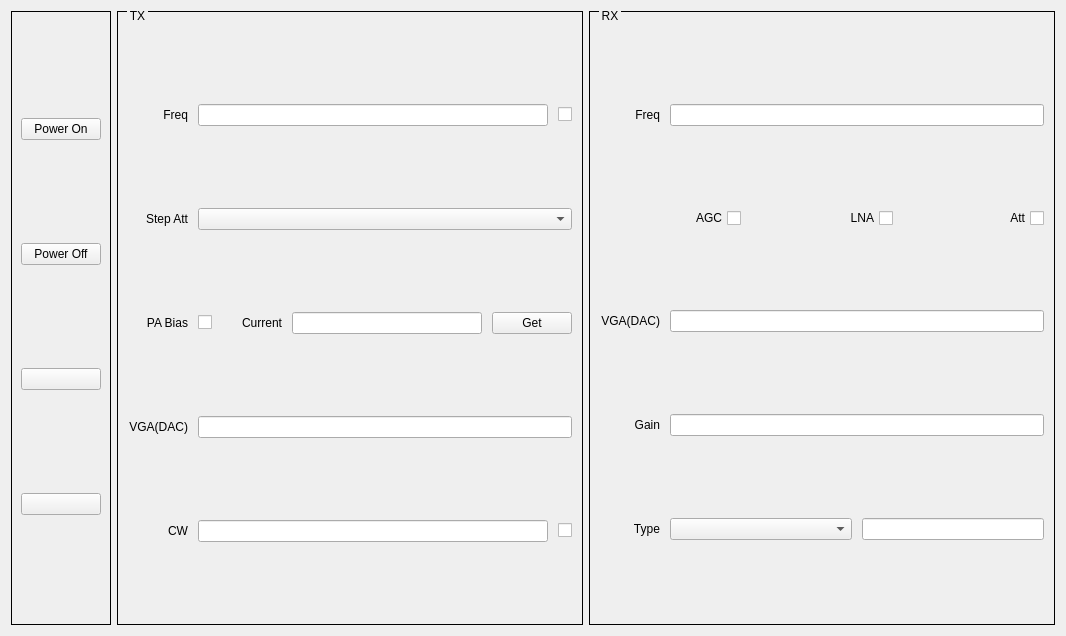
<?xml version="1.0" encoding="UTF-8"?>
<ui version="4.0">
 <class>Q_Ericsson_4415_Widget</class>
 <widget class="QWidget" name="Q_Ericsson_4415_Widget">
  <property name="geometry">
   <rect>
    <x>0</x>
    <y>0</y>
    <width>1066</width>
    <height>636</height>
   </rect>
  </property>
  <property name="windowTitle">
   <string>Form</string>
  </property>
  <layout class="QHBoxLayout" name="horizontalLayout_10">
   <item>
    <widget class="QGroupBox" name="groupBoxCommon">
     <property name="styleSheet">
      <string notr="true">QGroupBox{ border:1px solid black; margin-top:0.5ex; }
QGroupBox::title { subcontrol-origin:margin; subcontrol-position:top left; top:-2px; left:10px; margin-left: 0px; padding:0 1px; }</string>
     </property>
     <property name="title">
      <string/>
     </property>
     <layout class="QVBoxLayout" name="verticalLayout_5">
      <item>
       <widget class="QPushButton" name="pushButtonPowerOn">
        <property name="text">
         <string>Power On</string>
        </property>
       </widget>
      </item>
      <item>
       <widget class="QPushButton" name="pushButtonPowerOff">
        <property name="text">
         <string>Power Off</string>
        </property>
       </widget>
      </item>
      <item>
       <widget class="QPushButton" name="pushButton_4">
        <property name="text">
         <string/>
        </property>
       </widget>
      </item>
      <item>
       <widget class="QPushButton" name="pushButton">
        <property name="text">
         <string/>
        </property>
       </widget>
      </item>
     </layout>
    </widget>
   </item>
   <item>
    <widget class="QGroupBox" name="groupBoxTX">
     <property name="styleSheet">
      <string notr="true">QGroupBox{ border:1px solid black; margin-top:0.5ex; }
QGroupBox::title { subcontrol-origin:margin; subcontrol-position:top left; top:-2px; left:10px; margin-left: 0px; padding:0 1px; }</string>
     </property>
     <property name="title">
      <string>TX</string>
     </property>
     <layout class="QVBoxLayout" name="verticalLayout_4">
      <property name="spacing">
       <number>0</number>
      </property>
      <property name="leftMargin">
       <number>10</number>
      </property>
      <property name="topMargin">
       <number>10</number>
      </property>
      <property name="rightMargin">
       <number>10</number>
      </property>
      <property name="bottomMargin">
       <number>0</number>
      </property>
      <item>
       <layout class="QHBoxLayout" name="horizontalLayout">
        <property name="spacing">
         <number>10</number>
        </property>
        <item>
         <widget class="QLabel" name="labelTX_Freq">
          <property name="sizePolicy">
           <sizepolicy hsizetype="Fixed" vsizetype="Preferred">
            <horstretch>0</horstretch>
            <verstretch>0</verstretch>
           </sizepolicy>
          </property>
          <property name="minimumSize">
           <size>
            <width>60</width>
            <height>0</height>
           </size>
          </property>
          <property name="text">
           <string>Freq</string>
          </property>
          <property name="alignment">
           <set>Qt::AlignRight|Qt::AlignTrailing|Qt::AlignVCenter</set>
          </property>
         </widget>
        </item>
        <item>
         <widget class="QLineEdit" name="lineEditTX_Freq"/>
        </item>
        <item>
         <widget class="QCheckBox" name="checkBoxTX">
          <property name="text">
           <string/>
          </property>
         </widget>
        </item>
       </layout>
      </item>
      <item>
       <layout class="QHBoxLayout" name="horizontalLayout_2">
        <property name="spacing">
         <number>10</number>
        </property>
        <item>
         <widget class="QLabel" name="labelTX_StepAtt">
          <property name="sizePolicy">
           <sizepolicy hsizetype="Fixed" vsizetype="Preferred">
            <horstretch>0</horstretch>
            <verstretch>0</verstretch>
           </sizepolicy>
          </property>
          <property name="minimumSize">
           <size>
            <width>60</width>
            <height>0</height>
           </size>
          </property>
          <property name="text">
           <string>Step Att</string>
          </property>
          <property name="alignment">
           <set>Qt::AlignRight|Qt::AlignTrailing|Qt::AlignVCenter</set>
          </property>
         </widget>
        </item>
        <item>
         <widget class="QComboBox" name="comboBoxTX_StepAtt"/>
        </item>
       </layout>
      </item>
      <item>
       <layout class="QHBoxLayout" name="horizontalLayout_4">
        <property name="spacing">
         <number>10</number>
        </property>
        <item>
         <widget class="QLabel" name="labelTX_PA_Bias">
          <property name="sizePolicy">
           <sizepolicy hsizetype="Fixed" vsizetype="Preferred">
            <horstretch>0</horstretch>
            <verstretch>0</verstretch>
           </sizepolicy>
          </property>
          <property name="minimumSize">
           <size>
            <width>60</width>
            <height>0</height>
           </size>
          </property>
          <property name="text">
           <string>PA Bias</string>
          </property>
          <property name="alignment">
           <set>Qt::AlignRight|Qt::AlignTrailing|Qt::AlignVCenter</set>
          </property>
         </widget>
        </item>
        <item>
         <widget class="QCheckBox" name="checkBoxTX_PA_Bias">
          <property name="layoutDirection">
           <enum>Qt::RightToLeft</enum>
          </property>
          <property name="text">
           <string/>
          </property>
         </widget>
        </item>
        <item>
         <widget class="QLabel" name="labelTX_PA_Current">
          <property name="minimumSize">
           <size>
            <width>60</width>
            <height>0</height>
           </size>
          </property>
          <property name="text">
           <string>Current</string>
          </property>
          <property name="alignment">
           <set>Qt::AlignRight|Qt::AlignTrailing|Qt::AlignVCenter</set>
          </property>
         </widget>
        </item>
        <item>
         <widget class="QLineEdit" name="lineEditTX_PA_Current"/>
        </item>
        <item>
         <widget class="QPushButton" name="pushButtonGetTX_PA_Current">
          <property name="text">
           <string>Get</string>
          </property>
         </widget>
        </item>
       </layout>
      </item>
      <item>
       <layout class="QHBoxLayout" name="horizontalLayout_3">
        <property name="spacing">
         <number>10</number>
        </property>
        <item>
         <widget class="QLabel" name="labelTX_VGA">
          <property name="sizePolicy">
           <sizepolicy hsizetype="Fixed" vsizetype="Preferred">
            <horstretch>0</horstretch>
            <verstretch>0</verstretch>
           </sizepolicy>
          </property>
          <property name="minimumSize">
           <size>
            <width>60</width>
            <height>0</height>
           </size>
          </property>
          <property name="text">
           <string>VGA(DAC)</string>
          </property>
          <property name="alignment">
           <set>Qt::AlignRight|Qt::AlignTrailing|Qt::AlignVCenter</set>
          </property>
         </widget>
        </item>
        <item>
         <widget class="QLineEdit" name="lineEditTX_VGA"/>
        </item>
       </layout>
      </item>
      <item>
       <layout class="QHBoxLayout" name="horizontalLayout_5">
        <property name="spacing">
         <number>10</number>
        </property>
        <item>
         <widget class="QLabel" name="labelDL_CW">
          <property name="sizePolicy">
           <sizepolicy hsizetype="Fixed" vsizetype="Preferred">
            <horstretch>0</horstretch>
            <verstretch>0</verstretch>
           </sizepolicy>
          </property>
          <property name="minimumSize">
           <size>
            <width>60</width>
            <height>0</height>
           </size>
          </property>
          <property name="text">
           <string>CW</string>
          </property>
          <property name="alignment">
           <set>Qt::AlignRight|Qt::AlignTrailing|Qt::AlignVCenter</set>
          </property>
         </widget>
        </item>
        <item>
         <widget class="QLineEdit" name="lineEditDL_CW"/>
        </item>
        <item>
         <widget class="QCheckBox" name="checkBoxDL_CW">
          <property name="layoutDirection">
           <enum>Qt::RightToLeft</enum>
          </property>
          <property name="text">
           <string/>
          </property>
         </widget>
        </item>
       </layout>
      </item>
     </layout>
    </widget>
   </item>
   <item>
    <widget class="QGroupBox" name="groupBoxRX">
     <property name="styleSheet">
      <string notr="true">QGroupBox{ border:1px solid black; margin-top:0.5ex; }
QGroupBox::title { subcontrol-origin:margin; subcontrol-position:top left; top:-2px; left:10px; margin-left: 0px; padding:0 1px; }</string>
     </property>
     <property name="title">
      <string>RX</string>
     </property>
     <layout class="QVBoxLayout" name="verticalLayout_6">
      <property name="spacing">
       <number>0</number>
      </property>
      <property name="leftMargin">
       <number>10</number>
      </property>
      <property name="topMargin">
       <number>10</number>
      </property>
      <property name="rightMargin">
       <number>10</number>
      </property>
      <property name="bottomMargin">
       <number>0</number>
      </property>
      <item>
       <layout class="QHBoxLayout" name="horizontalLayout_6">
        <property name="spacing">
         <number>10</number>
        </property>
        <item>
         <widget class="QLabel" name="labelRX_Freq">
          <property name="sizePolicy">
           <sizepolicy hsizetype="Fixed" vsizetype="Preferred">
            <horstretch>0</horstretch>
            <verstretch>0</verstretch>
           </sizepolicy>
          </property>
          <property name="minimumSize">
           <size>
            <width>60</width>
            <height>0</height>
           </size>
          </property>
          <property name="text">
           <string>Freq</string>
          </property>
          <property name="alignment">
           <set>Qt::AlignRight|Qt::AlignTrailing|Qt::AlignVCenter</set>
          </property>
         </widget>
        </item>
        <item>
         <widget class="QLineEdit" name="lineEditRX_Freq"/>
        </item>
       </layout>
      </item>
      <item>
       <layout class="QHBoxLayout" name="horizontalLayout_8">
        <property name="spacing">
         <number>10</number>
        </property>
        <item>
         <widget class="QCheckBox" name="checkBoxRX_AGC">
          <property name="layoutDirection">
           <enum>Qt::RightToLeft</enum>
          </property>
          <property name="text">
           <string>AGC</string>
          </property>
         </widget>
        </item>
        <item>
         <widget class="QCheckBox" name="checkBoxRX_LNA">
          <property name="layoutDirection">
           <enum>Qt::RightToLeft</enum>
          </property>
          <property name="text">
           <string>LNA</string>
          </property>
         </widget>
        </item>
        <item>
         <widget class="QCheckBox" name="checkBoxRX_Att">
          <property name="layoutDirection">
           <enum>Qt::RightToLeft</enum>
          </property>
          <property name="text">
           <string>Att</string>
          </property>
         </widget>
        </item>
       </layout>
      </item>
      <item>
       <layout class="QHBoxLayout" name="horizontalLayout_9">
        <property name="spacing">
         <number>10</number>
        </property>
        <item>
         <widget class="QLabel" name="labelRX_VGA">
          <property name="sizePolicy">
           <sizepolicy hsizetype="Fixed" vsizetype="Preferred">
            <horstretch>0</horstretch>
            <verstretch>0</verstretch>
           </sizepolicy>
          </property>
          <property name="minimumSize">
           <size>
            <width>60</width>
            <height>0</height>
           </size>
          </property>
          <property name="text">
           <string>VGA(DAC)</string>
          </property>
          <property name="alignment">
           <set>Qt::AlignRight|Qt::AlignTrailing|Qt::AlignVCenter</set>
          </property>
         </widget>
        </item>
        <item>
         <widget class="QLineEdit" name="lineEditRX_VGA"/>
        </item>
       </layout>
      </item>
      <item>
       <layout class="QHBoxLayout" name="horizontalLayout_11">
        <property name="spacing">
         <number>10</number>
        </property>
        <item>
         <widget class="QLabel" name="labelUL_Gain">
          <property name="sizePolicy">
           <sizepolicy hsizetype="Fixed" vsizetype="Preferred">
            <horstretch>0</horstretch>
            <verstretch>0</verstretch>
           </sizepolicy>
          </property>
          <property name="minimumSize">
           <size>
            <width>60</width>
            <height>0</height>
           </size>
          </property>
          <property name="text">
           <string>Gain</string>
          </property>
          <property name="alignment">
           <set>Qt::AlignRight|Qt::AlignTrailing|Qt::AlignVCenter</set>
          </property>
         </widget>
        </item>
        <item>
         <widget class="QLineEdit" name="lineEditUL_Gain"/>
        </item>
       </layout>
      </item>
      <item>
       <layout class="QHBoxLayout" name="horizontalLayout_7" stretch="0,1,1">
        <property name="spacing">
         <number>10</number>
        </property>
        <item>
         <widget class="QLabel" name="labelRX_Type">
          <property name="sizePolicy">
           <sizepolicy hsizetype="Fixed" vsizetype="Preferred">
            <horstretch>0</horstretch>
            <verstretch>0</verstretch>
           </sizepolicy>
          </property>
          <property name="minimumSize">
           <size>
            <width>60</width>
            <height>0</height>
           </size>
          </property>
          <property name="text">
           <string>Type</string>
          </property>
          <property name="alignment">
           <set>Qt::AlignRight|Qt::AlignTrailing|Qt::AlignVCenter</set>
          </property>
         </widget>
        </item>
        <item>
         <widget class="QComboBox" name="comboBoxRX_Type"/>
        </item>
        <item>
         <widget class="QLineEdit" name="lineEditRX_Type"/>
        </item>
       </layout>
      </item>
     </layout>
    </widget>
   </item>
  </layout>
 </widget>
 <resources/>
 <connections/>
</ui>
